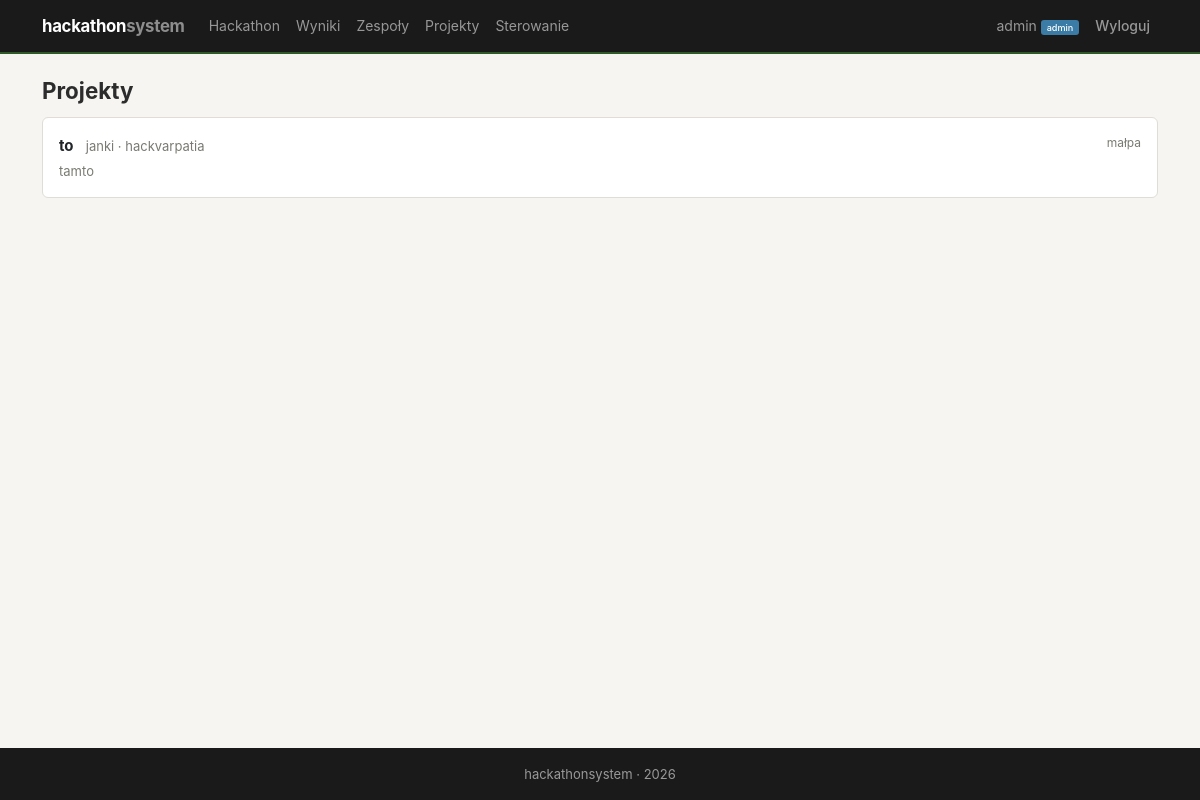
Before: /projects/ (signed in) with the older database file.
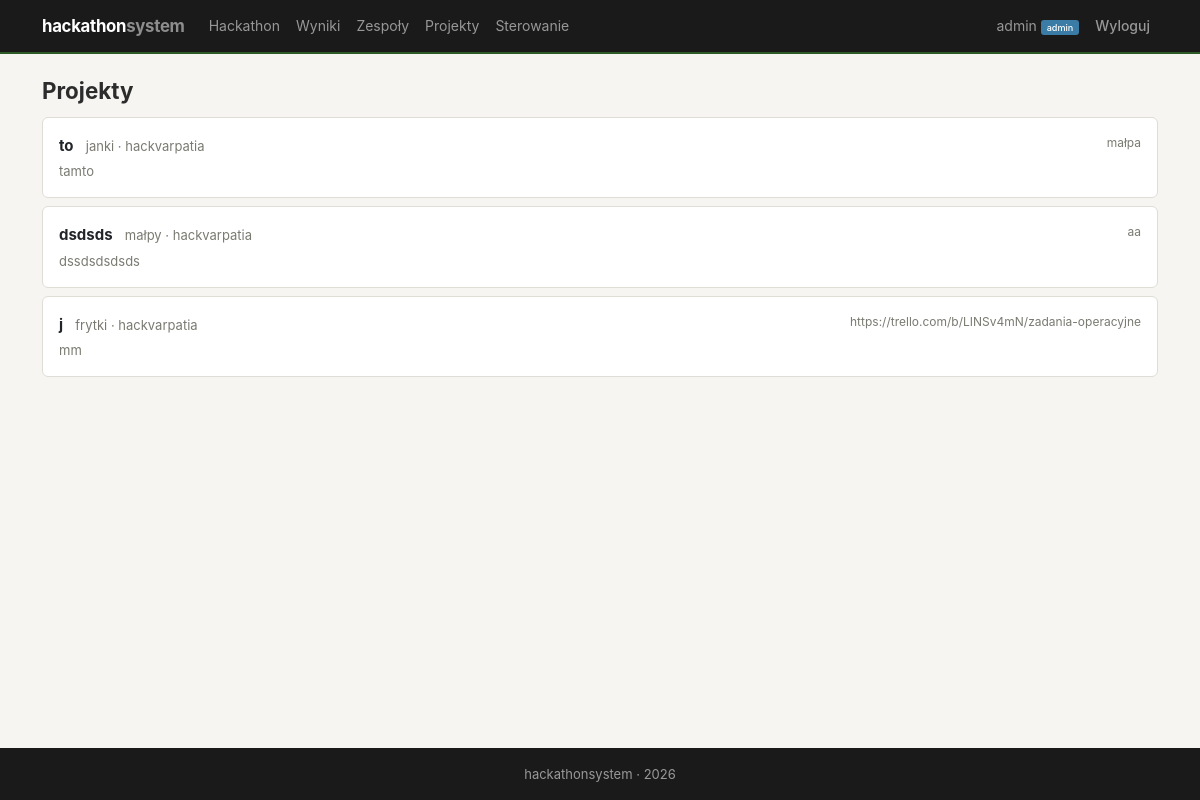
After: the same page with the newer database file.
### projects/models.py (models this page shows, shortened)
class Project(models.Model):
    STATUS_CHOICES = [
        ('draft', 'Szkic'),
        ('submitted', 'Oddany'),
    ]
    team = models.OneToOneField(Team, on_delete=models.CASCADE, related_name='project')
    title = models.CharField(max_length=300, verbose_name='Tytuł')
    description = models.TextField(verbose_name='Opis projektu')
    technologies = models.CharField(max_length=500, verbose_name='Użyte technologie')
    repo_url = models.URLField(blank=True, verbose_name='Link do repozytorium')
    demo_url = models.URLField(blank=True, verbose_name='Link do demo')
    status = models.CharField(max_length=20, choices=STATUS_CHOICES, default='draft')
    submitted_at = models.DateTimeField(auto_now=True)

### teams/models.py (models this page shows, shortened)
class Team(models.Model):
    name = models.CharField(max_length=200, verbose_name='Nazwa zespołu')
    hackathon = models.ForeignKey(Hackathon, on_delete=models.CASCADE, related_name='teams')
    captain = models.ForeignKey(User, on_delete=models.CASCADE, related_name='captained_teams')
    description = models.TextField(blank=True, verbose_name='Opis')
    created_at = models.DateTimeField(auto_now_add=True)
    class Meta:
        unique_together = ['name', 'hackathon']

### hackathon/models.py (models this page shows, shortened)
class Hackathon(models.Model):
    STATUS_CHOICES = [
        ('planned', 'Planowany'),
        ('active', 'Aktywny'),
        ('judging', 'Ocenianie'),
        ('finished', 'Zakończony'),
    ]
    name = models.CharField(max_length=200, verbose_name='Nazwa')
    description = models.TextField(verbose_name='Opis')
    date_start = models.DateTimeField(verbose_name='Data rozpoczęcia')
    date_end = models.DateTimeField(verbose_name='Data zakończenia')
    submit_deadline = models.DateTimeField(verbose_name='Deadline oddania projektów')
    status = models.CharField(max_length=20, choices=STATUS_CHOICES, default='planned', verbose_name='Status')
    max_team_size = models.PositiveIntegerField(default=5, verbose_name='Max wielkość zespołu')
    created_at = models.DateTimeField(auto_now_add=True)
    class Meta:
        ordering = ['-date_start']

### projects/views.py (the view)
# urls.py: path('', views.project_list, name='list'),
def project_list(request):
    if not _is_admin_or_jury(request):
        messages.error(request, 'Projekty są dostępne tylko dla admina i jury.')
        return redirect('home')
    projects = Project.objects.filter(status='submitted').select_related('team', 'team__hackathon')
    return render(request, 'projects/list.html', {'projects': projects})

### accounts/models.py (called while the page is built)
    @property
    def is_admin(self):
        return self.role == 'admin'

### projects/views.py (called while the page is built)
def _is_admin_or_jury(request):
    if request.user.is_authenticated and hasattr(request.user, 'profile') and request.user.profile.is_admin:
        return True
    if request.session.get('jury_session'):
        return True
    return False

### projects/templates/projects/list.html (shortened to what this page needs)
{% extends 'base.html' %}
{% block content %}
<h2>Projekty</h2>
{% for project in projects %}
    <div class="card mb-2 p-3">
        <div class="d-flex justify-content-between align-items-start">
            <div>
                <a href="{% url 'projects:detail' project.pk %}" style="text-decoration:none;color:inherit">
                    <strong>{{ project.title }}</strong>
                </a>
                <span class="text-muted ms-2" style="font-size:13px">{{ project.team.name }} &middot; {{ project.team.hackathon.name }}</span>
                {% if project.description %}
                    <p class="text-muted mb-0 mt-1" style="font-size:13px">{{ project.description|truncatewords:20 }}</p>
                {% endif %}
            </div>
            {% if project.technologies %}
                <span class="text-muted" style="font-size:12px">{{ project.technologies }}</span>
            {% endif %}
        </div>
    </div>
{% empty %}
    <p class="text-muted">Brak oddanych projektów.</p>
{% endfor %}
{% endblock %}

Changed rows visible on the page:
added Project: title "dsdsds", team.name "małpy", team.hackathon.name "hackvarpatia", description "dssdsdsdsds", technologies "aa"
added Project: title "j", team.name "frytki", team.hackathon.name "hackvarpatia", description "mm", technologies "https://trello.com/b/LINSv4mN/zadania-operacyjne"
